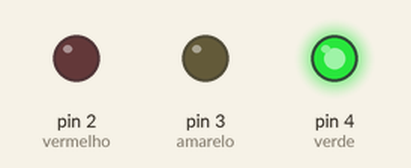
The sketch below on a simulated Arduino Uno, built with avr-gcc and run on an emulated ATmega328P. Shown: output pins drawn as LEDs (lit = HIGH).

Above: at 1.5 s.
At 3.5 s:
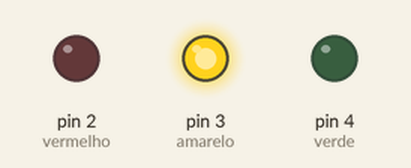
At 5.5 s:
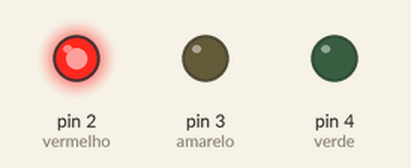
Timing chart, 0 to 9.1 s (numbered marks = the images above):
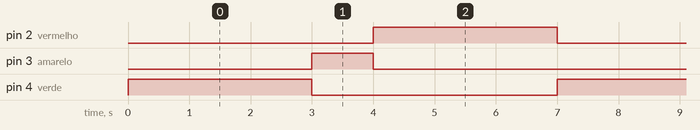

The sketch:

exemplo-semaforo.ino
```cpp
// Exemplo simples de semáforo com LEDs
int vermelho = 2;
int amarelo = 3;
int verde = 4;

void setup() {
  pinMode(vermelho, OUTPUT);
  pinMode(amarelo, OUTPUT);
  pinMode(verde, OUTPUT);
}

void loop() {
  digitalWrite(verde, HIGH);
  delay(3000);
  digitalWrite(verde, LOW);

  digitalWrite(amarelo, HIGH);
  delay(1000);
  digitalWrite(amarelo, LOW);

  digitalWrite(vermelho, HIGH);
  delay(3000);
  digitalWrite(vermelho, LOW);
}
```

Measured:
- by itself, pin 2 (vermelho), pin 4 (verde): alternates HIGH for 3.0 s and LOW for 4.0 s
- by itself, pin 3 (amarelo): alternates HIGH for 1.0 s and LOW for 6.0 s
- by itself, everything shown: repeats every 7.0 s, in 4 steps
